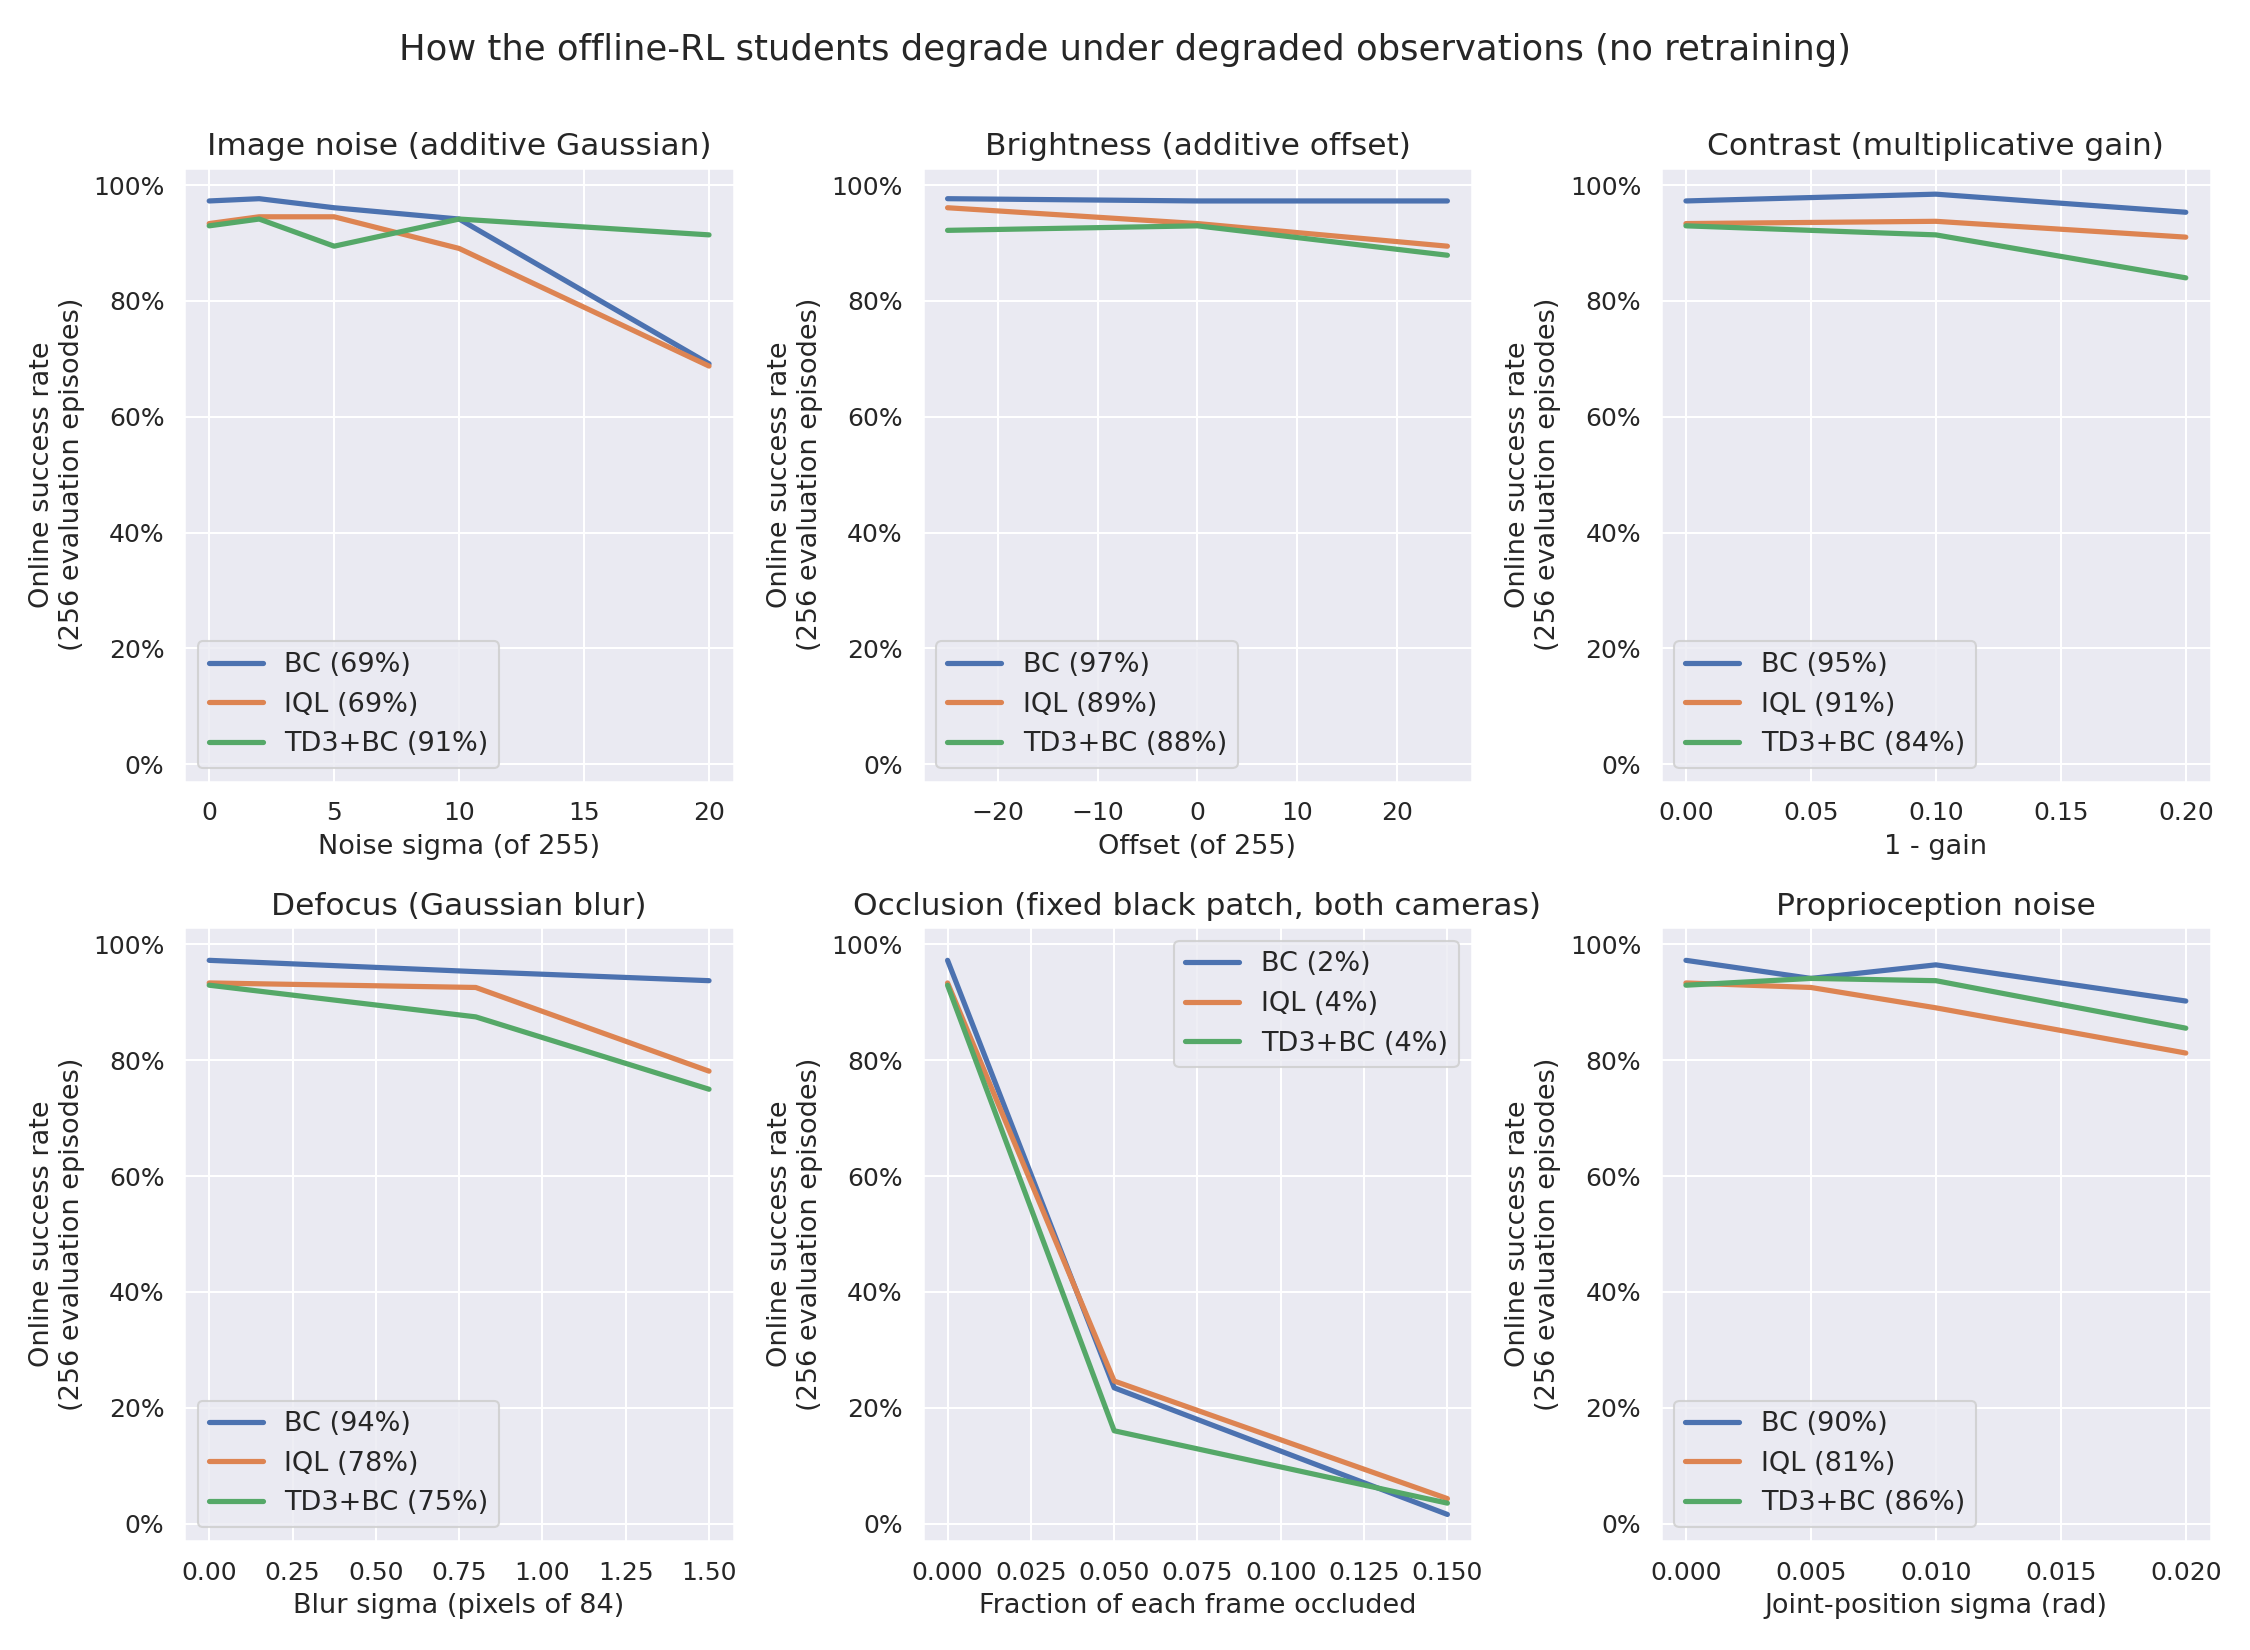

Write the Python code that produced this figure.
"""Plot the observation-robustness sweep of the stage-2.1 students (BC, IQL, TD3+BC).

One panel per perturbation family, one line per algorithm, success rate against severity. Every family
shares the same clean control (severity 0), so each panel starts from the same three points and the panel
shows only how fast each policy falls away from it.

Usage (on the Spark, where the artifacts live):
    python docs/experiments/offline_rl/robustness.py <label>=<results.json> ... [out=<png>]
"""

import json
import sys
from collections import OrderedDict
from pathlib import Path

import matplotlib
import seaborn as sns

matplotlib.use("Agg")
import matplotlib.pyplot as plt  # noqa: E402
from matplotlib.ticker import FuncFormatter  # noqa: E402

#: family -> (panel title, x-axis label, x of the clean control)
FAMILIES = OrderedDict([
    ("image_noise", ("Image noise (additive Gaussian)", "Noise sigma (of 255)", 0.0)),
    ("brightness", ("Brightness (additive offset)", "Offset (of 255)", 0.0)),
    ("contrast", ("Contrast (multiplicative gain)", "1 - gain", 0.0)),
    ("blur", ("Defocus (Gaussian blur)", "Blur sigma (pixels of 84)", 0.0)),
    ("occlusion", ("Occlusion (fixed black patch, both cameras)", "Fraction of each frame occluded", 0.0)),
    ("proprio", ("Proprioception noise", "Joint-position sigma (rad)", 0.0)),
])

args = [a for a in sys.argv[1:] if not a.startswith("out=")]
out = next((a[len("out="):] for a in sys.argv[1:] if a.startswith("out=")), "robustness.png")

runs: "OrderedDict[str, list]" = OrderedDict()
for arg in args:
    label, path = arg.split("=", 1)
    runs[label] = json.loads(Path(path).read_text())["results"]

num_envs = {r["num_envs"] for rows in runs.values() for r in rows}.pop()

sns.set()
fig, axes = plt.subplots(2, 3, figsize=(15, 11))
colors = sns.color_palette(n_colors=len(runs))
for ax, (family, (title, xlabel, clean_x)) in zip(axes.flat, FAMILIES.items()):
    for (label, rows), color in zip(runs.items(), colors):
        clean = next(r["success_rate"] for r in rows if r["family"] == "clean")
        points = sorted([(r["severity"], r["success_rate"]) for r in rows if r["family"] == family]
                        + [(clean_x, clean)])
        x = [p[0] for p in points]
        y = [p[1] for p in points]
        sns.lineplot(x=x, y=y, label=f"{label} ({y[-1]:.0%})", linewidth=2.5, color=color, ax=ax)
    ax.set_title(title, fontsize=15)
    ax.set_xlabel(xlabel, fontsize=13)
    ax.set_ylabel(f"Online success rate\n({num_envs} evaluation episodes)", fontsize=13)
    ax.set_ylim(-0.03, 1.03)
    ax.yaxis.set_major_formatter(FuncFormatter(lambda v, _: f"{v:.0%}"))
    ax.tick_params(labelsize=12)
    ax.legend(fontsize=13, loc="best")

fig.suptitle("How the offline-RL students degrade under degraded observations (no retraining)", fontsize=17)
fig.tight_layout(rect=(0, 0, 1, 0.975))
fig.savefig(out, dpi=150)
print(f"WROTE {out}")
